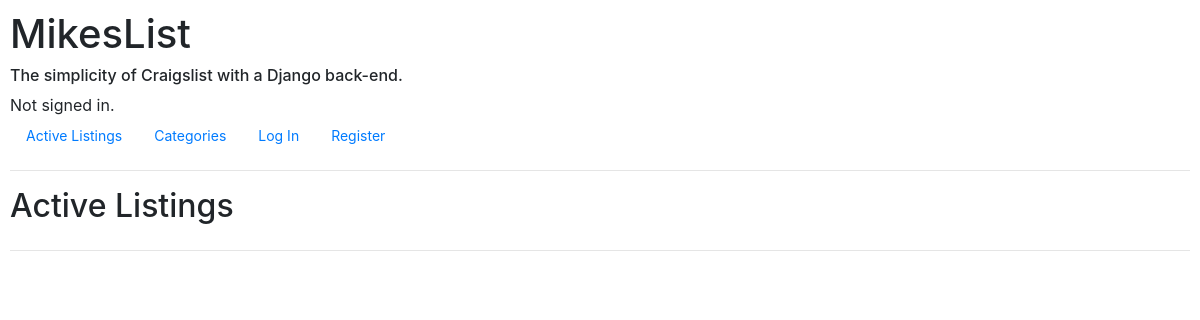
Before: / with the older database file.
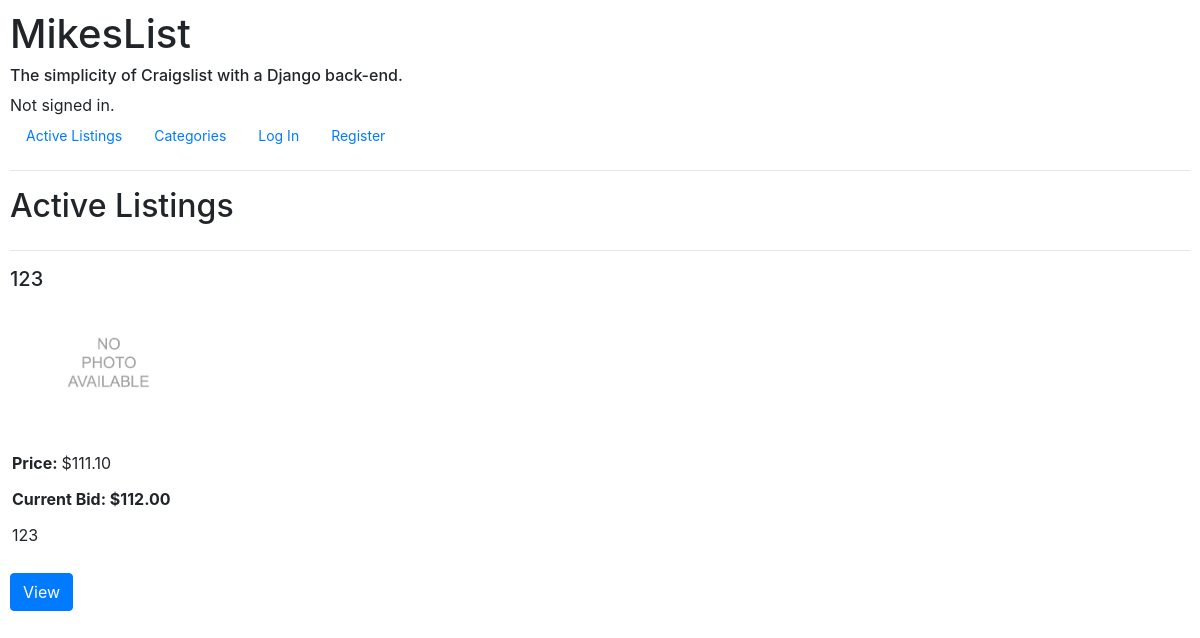
After: the same page with the newer database file.
### auctions/models.py (models this page shows, shortened)
class AuctionListing(models.Model):
    user = models.ForeignKey(
        User, related_name='listings', on_delete=CASCADE)
    title = models.CharField(max_length=100, blank=True)
    description = models.TextField(max_length=500, blank=True)
    category = models.CharField(
        max_length=150, blank=True, choices=Categories.choices)
    starting_bid = models.DecimalField(
        blank=True, max_digits=15, decimal_places=2, validators=[MinValueValidator(1)])
    highest_bid = models.DecimalField(
        blank=True, default=0, max_digits=15, decimal_places=2)
    highest_bid_user = models.ForeignKey(
        User, related_name='winner', blank=True, null=True, on_delete=CASCADE)
    img_url = models.URLField(blank=True, null=True)
    date_created = models.DateTimeField(
        auto_now_add=True)
    active = models.BooleanField(max_length=5, default="True")

### auctions/views.py (the view)
# urls.py: path("", views.index, name="index"),
def index(request):
    if request.method == "POST":
        pk = request.POST["pk"]
        return HttpResponseRedirect(reverse("getpage", kwargs={'pk': pk}))
    return render(request, "auctions/index.html", {
        'active_listings': AuctionListing.objects.all(),
        'users': User.objects.all(),
        'bid': Bid.objects.all(),
        'comment': Comment.objects.all(),
    })

### auctions/templates/auctions/index.html (shortened to what this page needs)
{% extends "auctions/layout.html" %}
{% block body %}
<div class=active-header>
    <h2>Active Listings</h2>
</div>
<hr>
<div class="listing-container">
    {% for listing in active_listings %}
    {% if listing.active %}
    <div class="listing">
        <form action="{% url 'index' %}" method=POST>
            <div class="listing-title">
                <h5>{{ listing.title }}</h5>
            </div>
            <div>
                {% if listing.img_url %}
                <img src="{{listing.img_url}}">
                {% else %}
                <img src="/static/img/No_picture_available.png">
                {% endif %}
            </div>
            <div class="listing-price">
                <label><strong>Price: </strong> ${{listing.starting_bid}}</label>
            </div>
            <div class="listing-price">
                {% if listing.highest_bid %}
                <label><strong>Current Bid: ${{listing.highest_bid}}</strong></label>
                {% else %}
                <label><strong>No bids yet!</strong></label>
                {% endif %}
            </div>
            <div class="listing-description">
                {{listing.description|truncatewords:5}}
            </div>
            <br>
            <input type="submit" class="btn btn-primary" value="View">
        </form>
    </div>
    {% endif %}
    {% endfor %}
</div>
{% endblock %}

### auctions/templates/auctions/layout.html (shortened to what this page needs)
{% load static %}
<!DOCTYPE html>
<html lang="en">
<head>
    <link rel="stylesheet" href="https://stackpath.bootstrapcdn.com/bootstrap/4.4.1/css/bootstrap.min.css"
>
    <link href="{% static 'styles.css' %}" rel="stylesheet">
</head>
<body>
    <h1>MikesList</h1>
    <h6>The simplicity of Craigslist with a Django back-end.</h6>
    <div>
        {% if user.is_authenticated %}
        Signed in as <strong>{{ user.username }}</strong>.
        {% else %}
        Not signed in.
        {% endif %}
    </div>
    <ul class="nav">
        <li class="nav-item">
            <a class="nav-link" href="{% url 'index' %}">Active Listings</a>
        </li>
        <li class="nav-item">
            <a class="nav-link" href="{% url 'categories' %}">Categories</a>
        </li>
        {% if user.is_authenticated %}
        <li class="nav-item">
            <a class="nav-link" href="{% url 'new' %}">Create a New Listing</a>
        </li>
        <li class="nav-item">
            <a class="nav-link" href="{% url 'watchlist' %}">Watchlist</a>
        </li>
        <li class="nav-item">
            <a class="nav-link" href="{% url 'logout' %}">Log Out</a>
        </li>
        {% else %}
        <li class="nav-item">
            <a class="nav-link" href="{% url 'login' %}">Log In</a>
        </li>
        <li class="nav-item">
            <a class="nav-link" href="{% url 'register' %}">Register</a>
        </li>
        {% endif %}
    </ul>
    <hr>
    {% block body %}
    {% endblock %}
</body>
</html>

### auctions/static/styles.css (style rules this page uses)
ul { font-size: 14px; }
body { padding: 10px; height: 100vh; }
img { width: 200px; height: 150px; object-fit: contain; }
.listing { display: block; max-width: 250px; }
.listing-container { display: flex; flex-wrap: wrap; }
.listing-description { padding: 2px; white-space: no-wrap; text-overflow: ellipsis; overflow: hidden; }
.listing-price { padding: 2px; align-items: center; }
.listing-title { display: flex; }
.active-header { display: flex; }

Changed rows visible on the page:
added AuctionListing: title "123", active True (drawn), starting_bid "111.10", highest_bid "112.00", description "123"
